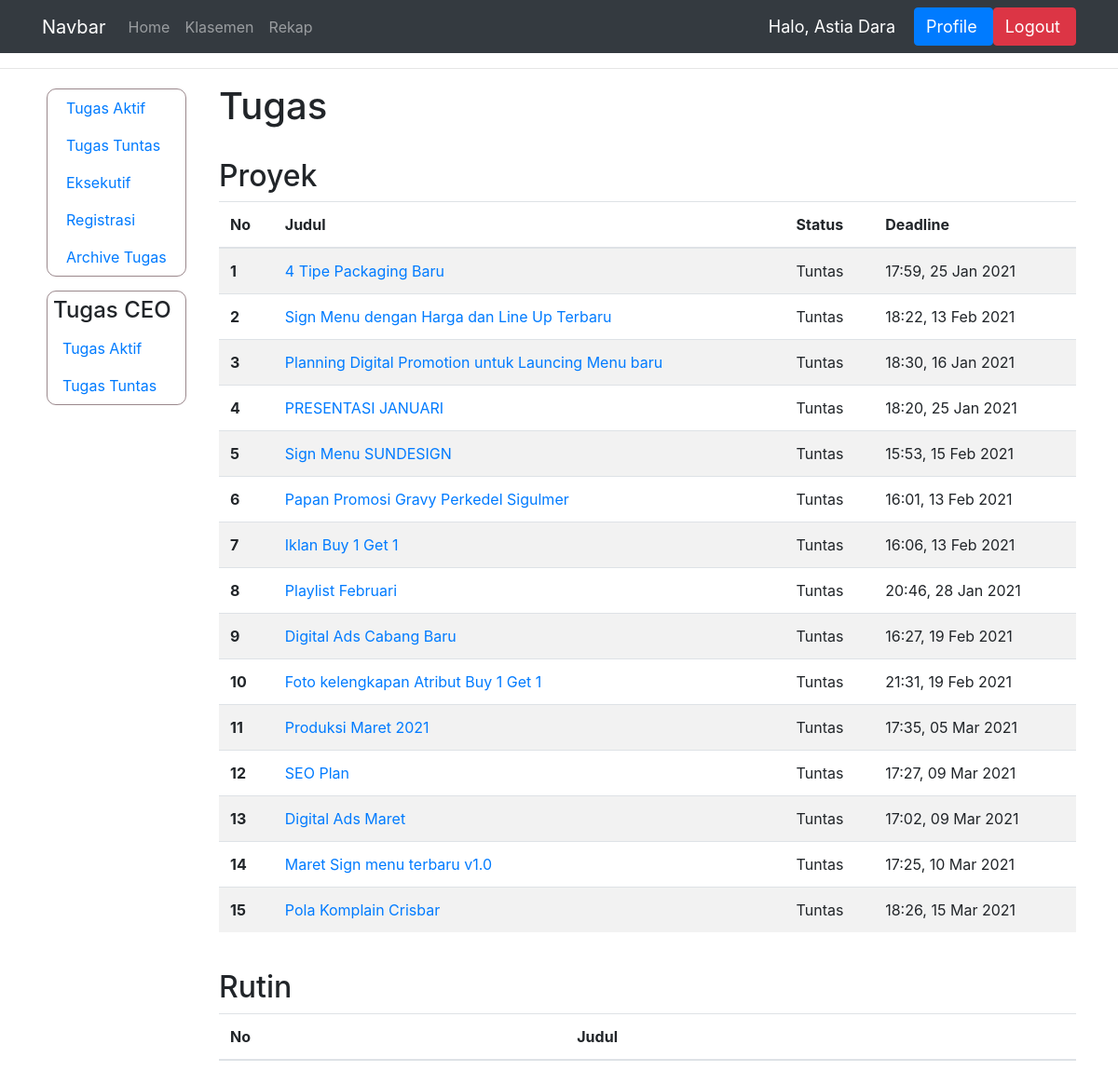
The app's page /tugas_tuntas_manager/ (signed in), older data.
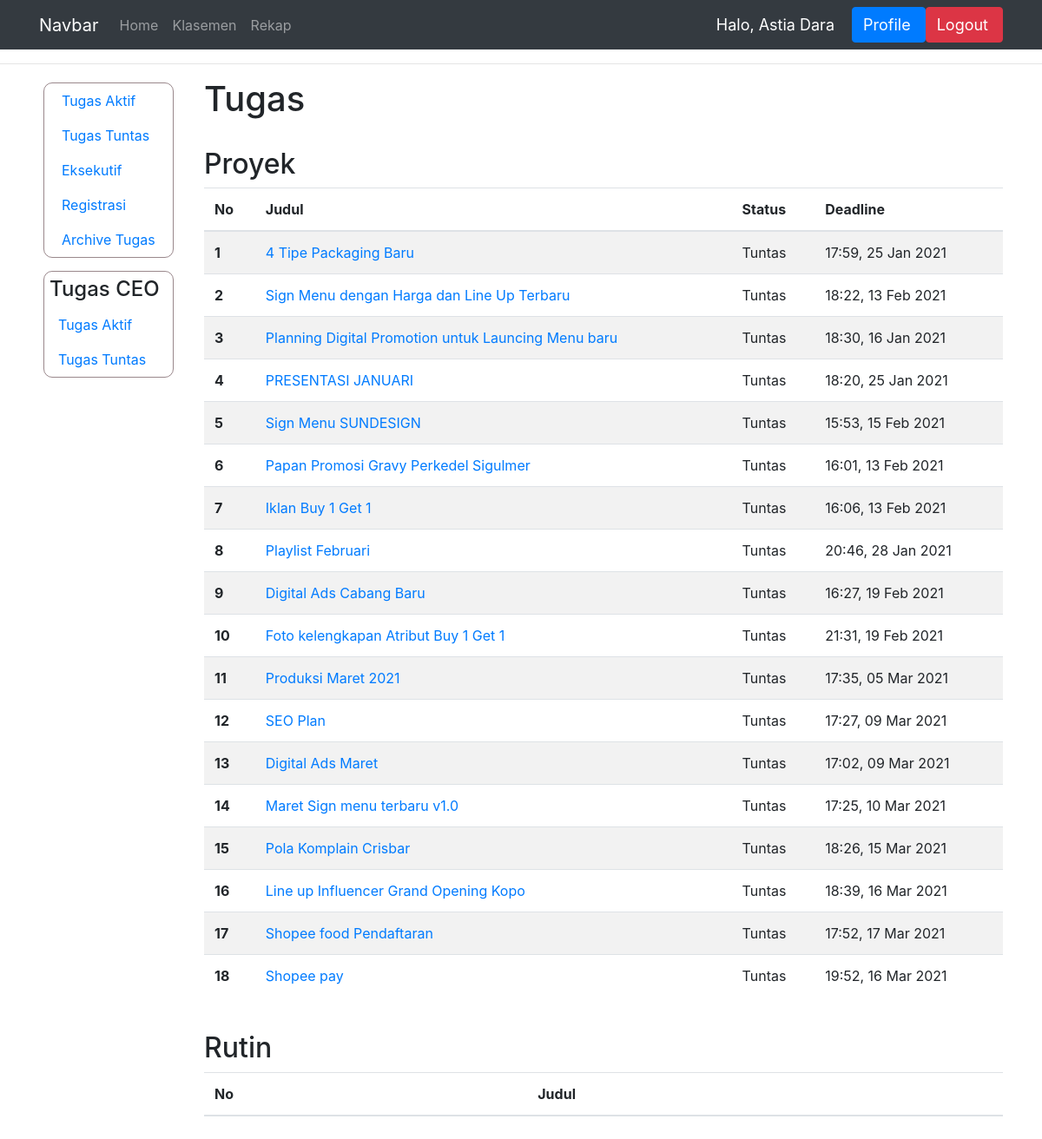
The same page, newer data.
### dashboard/models.py (models this page shows, shortened)
class TugasProyek(models.Model):
    STATUS = (
        ('Tuntas', 'Tuntas'),
        ('Hold', 'Hold'),
        ('On Progress', 'On Progress'),
        ('Selesai', 'Selesai'),
        ('Deadline', 'Deadline'),
        ('Terlambat', 'Terlambat')
    )
    pemilik_tugas = models.ForeignKey(User, on_delete=models.CASCADE)
    judul = models.CharField(max_length=150)
    isi = models.CharField(max_length=1000)
    deadline = models.DateTimeField('Deadline')
    status = models.CharField(max_length=15, choices=STATUS)
    bukti = models.CharField(max_length=100, null=True)
    penilaian = models.IntegerField(null=True)
    bagian = models.CharField(max_length = 100, null=True)
    komentar = models.CharField(max_length=1000)
    selesai_pada = models.DateTimeField('Selesai pada', null=True)
    link_bukti = models.CharField(max_length=1000, null=True)
    archive = models.BooleanField(null=True, default=False)
    ketuntasan = models.BooleanField(null=True, default=False)

### dashboard/views.py (the view)
# urls.py: path('tugas_tuntas_manager/', views.tugas_tuntas_manager, name='tugas_tuntas_manager'),
@login_required(login_url='login')
def tugas_tuntas_manager(request):
    ngecekdeadline()
    nama = request.user.first_name
    objek_user = User.objects.get(pk=request.user.id)
    t = TugasProyek.objects.filter(pemilik_tugas=objek_user, status="Tuntas")
    context = {'nama' : nama, 'tugas_proyek' : t}
    if not request.user.groups.filter(name='Eksekutif').exists() or request.user.last_name == 'Human Resource':
        context['data_kar'] = True
    return render(request, 'manager/tugas_tuntas_manager.html', context)

### dashboard/views.py (called while the page is built)
def ngecekdeadline():
    tugas = TugasProyek.objects.all()
    for a in tugas:
        deadline = a.deadline
        saat_ini = timezone.now()
        apakah_deadline = (deadline - saat_ini)
        if (apakah_deadline.days < 0) and (a.status == 'On Progress'):
            a.status = "Deadline"
            a.save()
    tugas_rutin = IsiTugasRutin.objects.all()
    for a in tugas_rutin:
        deadline = a.deadline
        saat_ini = timezone.now()
        apakah_deadline = (deadline - saat_ini)
        if (apakah_deadline.days < 0) and (a.status == 'On Progress'):
            a.status = "Deadline"
            a.save()

### templates/manager/tugas_tuntas_manager.html (shortened to what this page needs)
{% extends 'main.html' %}
{% block content %}
<hr>
<div class="container">
    <div class="row">
        {% include 'manager/sidebar.html' %}
        <div class="col">
            <h1>Tugas</h1>
            <br>
            <h2 class="padding-proyek">Proyek</h2>
            <table class="table table-striped">
                <thead>
                  <tr>
                    <th scope="col">No</th>
                    <th scope="col">Judul</th>
                    <th scope="col">Status</th>
                    <th scope="col">Deadline</th>
                  </tr>
                </thead>
                <tbody>
                    {% for isi in tugas_proyek %}
                  <tr>
                    <th scope="row">{{forloop.counter}}</th>
                    <td><a href="{% url 'detail_tugas_proyek' isi.id %}">{{isi.judul}}</a></td>
                    <td>{{isi.status}}</td>
                    <td>{{isi.deadline|time:"H:i"}}, {{isi.deadline|date:"d M Y"}}</td>
                  </tr>
                    {% endfor %}
                </tbody>
              </table>
              <br>
              <h2 class="padding-proyek">Rutin</h2>
              <table class="table table-striped">
                <thead>
                  <tr>
                    <th scope="col">No</th>
                    <th scope="col">Judul</th>
                  </tr>
                </thead>
              </table>
              <br><br><br><br><br><br><br><br>
        </div>
    </div>
{% endblock %}

Row changes from the older to the newer data that the page shows:
now on this page (row edited): TugasProyek: judul "Line up Influencer Grand Opening Kopo", status "Tuntas", deadline "18:39", deadline "16 Mar 2021"
now on this page (row edited): TugasProyek: judul "Shopee food Pendaftaran", status "Tuntas", deadline "17:52", deadline "17 Mar 2021"
now on this page (row edited): TugasProyek: judul "Shopee pay", status "Tuntas", deadline "19:52", deadline "16 Mar 2021"
